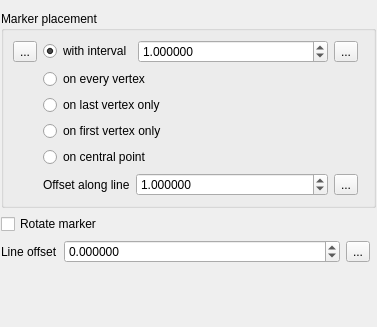
<?xml version="1.0" encoding="UTF-8"?>
<ui version="4.0">
 <class>WidgetMarkerLine</class>
 <widget class="QWidget" name="WidgetMarkerLine">
  <property name="geometry">
   <rect>
    <x>0</x>
    <y>0</y>
    <width>377</width>
    <height>327</height>
   </rect>
  </property>
  <property name="windowTitle">
   <string>Form</string>
  </property>
  <layout class="QFormLayout" name="formLayout">
   <property name="fieldGrowthPolicy">
    <enum>QFormLayout::AllNonFixedFieldsGrow</enum>
   </property>
   <property name="labelAlignment">
    <set>Qt::AlignLeading|Qt::AlignLeft|Qt::AlignTop</set>
   </property>
   <property name="leftMargin">
    <number>1</number>
   </property>
   <property name="rightMargin">
    <number>1</number>
   </property>
   <property name="bottomMargin">
    <number>1</number>
   </property>
   <item row="0" column="0" colspan="2">
    <widget class="QGroupBox" name="groupBox">
     <property name="title">
      <string>Marker placement</string>
     </property>
     <layout class="QGridLayout" name="gridLayout">
      <item row="5" column="1">
       <layout class="QHBoxLayout" name="horizontalLayout">
        <item>
         <widget class="QLabel" name="label">
          <property name="text">
           <string>Offset along line</string>
          </property>
         </widget>
        </item>
        <item>
         <widget class="QgsDoubleSpinBox" name="mSpinOffsetAlongLine">
          <property name="sizePolicy">
           <sizepolicy hsizetype="Minimum" vsizetype="Fixed">
            <horstretch>1</horstretch>
            <verstretch>0</verstretch>
           </sizepolicy>
          </property>
          <property name="decimals">
           <number>6</number>
          </property>
          <property name="maximum">
           <double>10000000.000000000000000</double>
          </property>
          <property name="singleStep">
           <double>0.200000000000000</double>
          </property>
          <property name="value">
           <double>1.000000000000000</double>
          </property>
         </widget>
        </item>
        <item>
         <widget class="QgsDataDefinedButton" name="mOffsetAlongLineDDBtn">
          <property name="text">
           <string>...</string>
          </property>
         </widget>
        </item>
        <item>
         <widget class="QgsUnitSelectionWidget" name="mOffsetAlongLineUnitWidget" native="true">
          <property name="minimumSize">
           <size>
            <width>0</width>
            <height>0</height>
           </size>
          </property>
         </widget>
        </item>
       </layout>
      </item>
      <item row="4" column="1">
       <widget class="QRadioButton" name="radCentralPoint">
        <property name="text">
         <string>on central point</string>
        </property>
       </widget>
      </item>
      <item row="1" column="1">
       <widget class="QRadioButton" name="radVertex">
        <property name="text">
         <string>on every vertex</string>
        </property>
       </widget>
      </item>
      <item row="2" column="1">
       <widget class="QRadioButton" name="radVertexLast">
        <property name="text">
         <string>on last vertex only</string>
        </property>
       </widget>
      </item>
      <item row="0" column="1">
       <layout class="QHBoxLayout" name="horizontalLayout_4">
        <item>
         <widget class="QRadioButton" name="radInterval">
          <property name="text">
           <string>with interval</string>
          </property>
          <property name="checked">
           <bool>true</bool>
          </property>
         </widget>
        </item>
        <item>
         <widget class="QgsDoubleSpinBox" name="spinInterval">
          <property name="sizePolicy">
           <sizepolicy hsizetype="Minimum" vsizetype="Fixed">
            <horstretch>1</horstretch>
            <verstretch>0</verstretch>
           </sizepolicy>
          </property>
          <property name="decimals">
           <number>6</number>
          </property>
          <property name="maximum">
           <double>10000000.000000000000000</double>
          </property>
          <property name="singleStep">
           <double>0.200000000000000</double>
          </property>
          <property name="value">
           <double>1.000000000000000</double>
          </property>
          <property name="showClearButton" stdset="0">
           <bool>false</bool>
          </property>
         </widget>
        </item>
        <item>
         <widget class="QgsDataDefinedButton" name="mIntervalDDBtn">
          <property name="text">
           <string>...</string>
          </property>
         </widget>
        </item>
        <item>
         <widget class="QgsUnitSelectionWidget" name="mIntervalUnitWidget" native="true">
          <property name="minimumSize">
           <size>
            <width>0</width>
            <height>0</height>
           </size>
          </property>
         </widget>
        </item>
       </layout>
      </item>
      <item row="3" column="1">
       <widget class="QRadioButton" name="radVertexFirst">
        <property name="text">
         <string>on first vertex only</string>
        </property>
       </widget>
      </item>
      <item row="0" column="0">
       <widget class="QgsDataDefinedButton" name="mPlacementDDBtn">
        <property name="text">
         <string>...</string>
        </property>
       </widget>
      </item>
     </layout>
    </widget>
   </item>
   <item row="1" column="0" colspan="2">
    <widget class="QCheckBox" name="chkRotateMarker">
     <property name="text">
      <string>Rotate marker</string>
     </property>
    </widget>
   </item>
   <item row="3" column="0">
    <widget class="QLabel" name="label_3">
     <property name="text">
      <string>Line offset</string>
     </property>
    </widget>
   </item>
   <item row="3" column="1">
    <layout class="QHBoxLayout" name="horizontalLayout_3">
     <item>
      <widget class="QgsDoubleSpinBox" name="spinOffset">
       <property name="sizePolicy">
        <sizepolicy hsizetype="Minimum" vsizetype="Fixed">
         <horstretch>1</horstretch>
         <verstretch>0</verstretch>
        </sizepolicy>
       </property>
       <property name="decimals">
        <number>6</number>
       </property>
       <property name="minimum">
        <double>-100000.000000000000000</double>
       </property>
       <property name="maximum">
        <double>100000.000000000000000</double>
       </property>
       <property name="singleStep">
        <double>0.200000000000000</double>
       </property>
      </widget>
     </item>
     <item>
      <widget class="QgsDataDefinedButton" name="mLineOffsetDDBtn">
       <property name="text">
        <string>...</string>
       </property>
      </widget>
     </item>
     <item>
      <widget class="QgsUnitSelectionWidget" name="mOffsetUnitWidget" native="true">
       <property name="minimumSize">
        <size>
         <width>0</width>
         <height>0</height>
        </size>
       </property>
      </widget>
     </item>
    </layout>
   </item>
   <item row="4" column="0">
    <spacer name="verticalSpacer">
     <property name="orientation">
      <enum>Qt::Vertical</enum>
     </property>
     <property name="sizeHint" stdset="0">
      <size>
       <width>20</width>
       <height>40</height>
      </size>
     </property>
    </spacer>
   </item>
  </layout>
 </widget>
 <customwidgets>
  <customwidget>
   <class>QgsDoubleSpinBox</class>
   <extends>QDoubleSpinBox</extends>
   <header>qgsdoublespinbox.h</header>
  </customwidget>
  <customwidget>
   <class>QgsUnitSelectionWidget</class>
   <extends>QWidget</extends>
   <header>qgsunitselectionwidget.h</header>
   <container>1</container>
  </customwidget>
  <customwidget>
   <class>QgsDataDefinedButton</class>
   <extends>QToolButton</extends>
   <header>qgsdatadefinedbutton.h</header>
  </customwidget>
 </customwidgets>
 <tabstops>
  <tabstop>mPlacementDDBtn</tabstop>
  <tabstop>radInterval</tabstop>
  <tabstop>spinInterval</tabstop>
  <tabstop>mIntervalDDBtn</tabstop>
  <tabstop>radVertex</tabstop>
  <tabstop>radVertexLast</tabstop>
  <tabstop>radVertexFirst</tabstop>
  <tabstop>radCentralPoint</tabstop>
  <tabstop>mSpinOffsetAlongLine</tabstop>
  <tabstop>mOffsetAlongLineDDBtn</tabstop>
  <tabstop>chkRotateMarker</tabstop>
  <tabstop>spinOffset</tabstop>
  <tabstop>mLineOffsetDDBtn</tabstop>
 </tabstops>
 <resources/>
 <connections/>
</ui>
